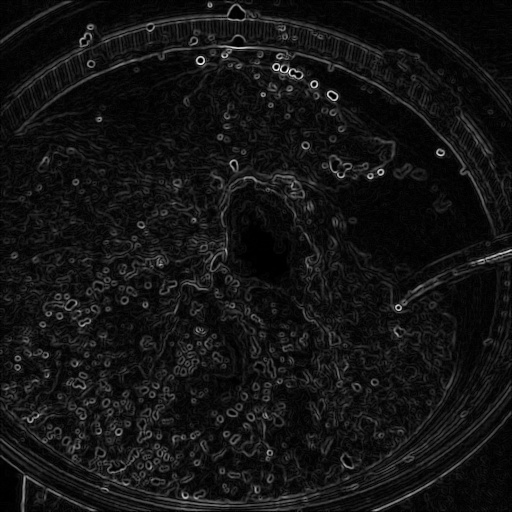
#> input picture output/cf/images/1004867.jpg, 512 x 512 px; its folder holds only this picture in this run
$ python main.py   (older library calls are emulated)
#> lines starting #> are read from the running program, lines starting #| are printed output that depends on the picture
### utils.py
import cv2
import numpy as np
import os

# --- DATA LOADER SECTION ---

def get_image_paths(source_dir, limit=None):
    """
    Retrieves image file paths from the source directory.
    If the directory contains subdirectories (classes), it picks classes
    and collects images from them up to the limit.
    """
    valid_extensions = ('.jpg', '.jpeg', '.png')
    image_paths = []

    if not os.path.exists(source_dir):
        print(f"Warning: Source directory '{source_dir}' does not exist.")
        return []

    # Get list of subdirectories (classes)
    subdirs = [f.path for f in os.scandir(source_dir) if f.is_dir()]

    # If no subdirs, treat source_dir as flat directory
    if not subdirs:
        scan_dirs = [source_dir]
    else:
        # Sort to ensure deterministic selection
        subdirs.sort()
        scan_dirs = subdirs
        # print(f"Found {len(scan_dirs)} food classes, loading images...")

    count = 0
    #Scans the directory (and subfolders) to collect image paths up to a specified limit.
    for folder in scan_dirs:
        for entry in os.scandir(folder):
            if entry.is_file() and entry.name.lower().endswith(valid_extensions):
                image_paths.append(entry.path)
                count += 1
                if limit and count >= limit:
                    return image_paths

    return image_paths

def load_image(path):
    """Loads an image from disk."""
    try:
        img = cv2.imread(path)
        if img is None:
            # print(f"Warning: Failed to load image at {path}")
            pass
        return img
    except Exception as e:
        print(f"Error loading {path}: {e}")
        return None

# [9 lines left out: function save_image, not called in this run]

def apply_grayscale(image):
    """Filter 1: Grayscale Conversion"""
    if len(image.shape) == 2:
        return image
    return cv2.cvtColor(image, cv2.COLOR_BGR2GRAY)

def apply_gaussian_blur(image):
    """Filter 2: Gaussian Blur (3x3 kernel)"""
    return cv2.GaussianBlur(image, (3, 3), 0)

def apply_sobel_edge_detection(image):
    """Filter 3: Sobel Edge Detection"""
    if len(image.shape) == 3:
        gray = cv2.cvtColor(image, cv2.COLOR_BGR2GRAY)
    else:
        gray = image

    sobelx = cv2.Sobel(gray, cv2.CV_64F, 1, 0, ksize=3)
    sobely = cv2.Sobel(gray, cv2.CV_64F, 0, 1, ksize=3)
    magnitude = np.sqrt(sobelx**2 + sobely**2)
    return cv2.normalize(magnitude, None, 0, 255, cv2.NORM_MINMAX, dtype=cv2.CV_8U)

def apply_sharpening(image):
    """Filter 4: Image Sharpening (Stronger)"""
    kernel = np.array([[-1, -1, -1], [-1, 9, -1], [-1, -1, -1]])
    return cv2.filter2D(image, -1, kernel)

def adjust_brightness(image, value=60):
    """Filter 5: Brightness Adjustment (+60)"""
    if len(image.shape) == 2:
         return cv2.add(image, value)

    hsv = cv2.cvtColor(image, cv2.COLOR_BGR2HSV)
    h, s, v = cv2.split(hsv)
    lim = 255 - value
    v[v > lim] = 255
    v[v <= lim] += value
    final_hsv = cv2.merge((h, s, v))
    return cv2.cvtColor(final_hsv, cv2.COLOR_HSV2BGR)

def process_pipeline(image):
    """Applies the full chain of 5 filters."""
    if image is None:
        return None

    # Pipeline sequence
    img = apply_gaussian_blur(image)
    img = adjust_brightness(img)
    img = apply_sharpening(img)
    img = apply_grayscale(img)
    final_result = apply_sobel_edge_detection(img)

    return final_result

# --- WORKER TASK SECTION ---

def worker_task(task_args):
    """
    Top-level function for processing a single image.
    Args: task_args (tuple): (input_path, output_folder, save_flag)
    """
    try:
        input_path, output_folder, save_flag = task_args

        # 1. Load
        image = load_image(input_path)
        if image is None:
            return (False, f"Failed to load {input_path}")

        # 2. Process
        processed_image = process_pipeline(image)

        # 3. Save (if flag is True)
        if save_flag:
            filename = os.path.basename(input_path)
            output_path = os.path.join(output_folder, filename)
            save_image(processed_image, output_path)

        return (True, f"Processed {os.path.basename(input_path)}")

    except Exception as e:
        # print(f"Error processing {task_args[0]}: {e}")
        return (False, str(e))

### method_mp.py
import multiprocessing
import utils

def run_multiprocessing(task_list, num_cores):
    """
    Executes tasks using the multiprocessing module (Process Pool).

    Args:
        task_list (list): List of task_args tuples.
        num_cores (int): Number of worker processes.
    """
    results = []

    # Create a Pool of workers
    with multiprocessing.Pool(processes=num_cores) as pool:
        # Map the tasks to the workers
        results = pool.map(utils.worker_task, task_list)

    return results

### method_cf.py
import concurrent.futures
import utils

def run(task_list, num_cores, mode='thread'):
    """
    Executes tasks using the concurrent.futures module.

    Args:
        task_list (list): List of task_args tuples.
        num_cores (int): Number of workers.
        mode (str): 'thread' for ThreadPoolExecutor, 'process' for ProcessPoolExecutor.
    """
    results = []

    if mode == 'process':
        Executor = concurrent.futures.ProcessPoolExecutor
    else:
        Executor = concurrent.futures.ThreadPoolExecutor

    # Run with selected executor
    with Executor(max_workers=num_cores) as executor:
        results = list(executor.map(utils.worker_task, task_list))

    return results

### main.py
import time
import multiprocessing
import os
import argparse
import numpy as np
import utils
import method_mp
import method_cf
import matplotlib.pyplot as plt
from collections import defaultdict

def run_benchmark_suite(IMAGE_COUNT, WORKER_COUNTS, RUNS_PER_CONFIG, GENERATE_PLOTS, SAVE_IMAGES):
#> called with IMAGE_COUNT = 50, RUNS_PER_CONFIG = 1, GENERATE_PLOTS = True, SAVE_IMAGES = False
    print("--- Starting Benchmark Suite ---")

    # 1. SETUP & DIRECTORIES
    INPUT_DIR = os.path.join("images")

    # Define Output Directories based on --save flag
    if SAVE_IMAGES:
        BASE_OUT = "output"
        MP_OUT = os.path.join(BASE_OUT, "mp", "images")
        CF_PROC_OUT = os.path.join(BASE_OUT, "cf_proc", "images")   # <--- Separate
        CF_THREAD_OUT = os.path.join(BASE_OUT, "cf_thread", "images")
        BENCH_OUT = os.path.join(BASE_OUT, "benchmark")

        # Create directories
        for folder in [MP_OUT, CF_PROC_OUT, CF_THREAD_OUT, BENCH_OUT]:
            os.makedirs(folder, exist_ok=True)

        print(f"Saving Enabled: Outputting to '{BASE_OUT}/'")
        plot_output_dir = BENCH_OUT  # Plots go to output/benchmark
    else:
        # Default behavior (No saving)
        MP_OUT = "outputs"
        CF_PROC_OUT = "outputs"   # <--- Dummy path
        CF_THREAD_OUT = "outputs"
        plot_output_dir = "plots" # Default plot folder
        if GENERATE_PLOTS:
            os.makedirs(plot_output_dir, exist_ok=True)

    # 2. LOAD IMAGES
    print(f"Loading {IMAGE_COUNT} images from {INPUT_DIR}...")
    all_image_paths = utils.get_image_paths(INPUT_DIR, limit=IMAGE_COUNT)

    if len(all_image_paths) < IMAGE_COUNT:
        print(f"Warning: Only found {len(all_image_paths)} images. Adjusting limit.")
        IMAGE_COUNT = len(all_image_paths)

    # Slice paths
    current_paths = all_image_paths[:IMAGE_COUNT]

    # --- CREATE SEPARATE TASK LISTS ---
    mp_tasks = [(p, MP_OUT, SAVE_IMAGES) for p in current_paths]
    cf_proc_tasks = [(p, CF_PROC_OUT, SAVE_IMAGES) for p in current_paths]     # <--- New List
    cf_thread_tasks = [(p, CF_THREAD_OUT, SAVE_IMAGES) for p in current_paths] # <--- New List

    print(f"Configuration:")
    print(f"  Images:       {IMAGE_COUNT}")
    print(f"  Worker Counts: {WORKER_COUNTS}")
    print(f"  Runs/Config:  {RUNS_PER_CONFIG}")
    print(f"  Save Images:  {'Yes' if SAVE_IMAGES else 'No'}")
    print(f"  Plots:        {'Yes' if GENERATE_PLOTS else 'No'}")
    print("-" * 60)

    # 3. EXECUTION LOOP
    raw_results = defaultdict(lambda: defaultdict(list))
    avg_data = defaultdict(dict)
    methods = ['MP', 'CF_Proc', 'CF_Thread']

    # --- Iterate over runs ---
    for run_idx in range(1, RUNS_PER_CONFIG + 1):
        print(f"\n>>> Iteration {run_idx}")
        # Header Format
        print(f"{'Workers':<10} | {'Method':<12} | {'Time (s)':<10}")
        print("-" * 40)

        for workers in WORKER_COUNTS:
            worker_label = "Serial" if workers == 1 else str(workers)

            # --- EXECUTE ALL 3 METHODS ---

            # 1. Multiprocessing
            start = time.time()
            method_mp.run_multiprocessing(mp_tasks, workers)  # Correct
            dur_mp = time.time() - start
            raw_results[workers]["MP"].append(dur_mp)

            # 2. CF Process
            start = time.time()
            # CHANGE: Use 'cf_proc_tasks'
            method_cf.run(cf_proc_tasks, workers, mode='process')
            dur_proc = time.time() - start
            raw_results[workers]["CF_Proc"].append(dur_proc)

            # 3. CF Thread
            start = time.time()
            # CHANGE: Use 'cf_thread_tasks'
            method_cf.run(cf_thread_tasks, workers, mode='thread')
            dur_thread = time.time() - start
            raw_results[workers]["CF_Thread"].append(dur_thread)

            # --- PRINT VISUAL BLOCK ---
            print(f"{'':<10} | {'MP':<12} | {dur_mp:<10.4f}")
            print(f"{worker_label:<10} | {'CF_Proc':<12} | {dur_proc:<10.4f}")
            print(f"{'':<10} | {'CF_Thread':<12} | {dur_thread:<10.4f}")
            print("-" * 40)
#> this loop made 1 pass
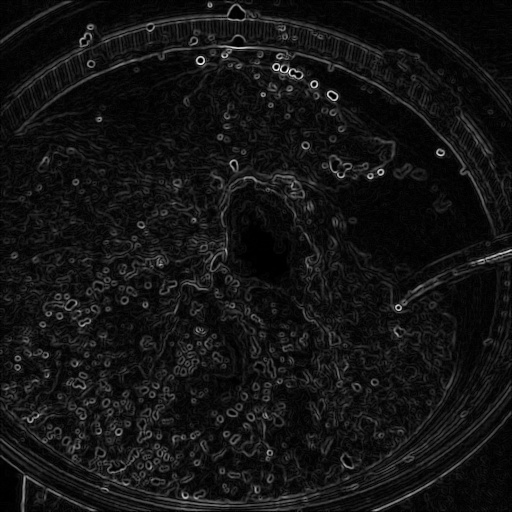
#> input picture output/cf/images/1004867.jpg, 512 x 512 px

    # 4. CALCULATE AVERAGES
    for workers, worker_methods in raw_results.items():
        for method, times in worker_methods.items():
            avg = sum(times) / len(times)
            avg_data[method][workers] = avg

    # 5. PRINT SUMMARY & SAVE PLOTS
    save_and_print_results(WORKER_COUNTS, RUNS_PER_CONFIG, raw_results, avg_data, methods)

    if GENERATE_PLOTS:
        generate_plots(IMAGE_COUNT, WORKER_COUNTS, avg_data, plot_output_dir)

def save_and_print_results(WORKER_COUNTS, RUNS_PER_CONFIG, raw_results, avg_data, methods):
#> called with RUNS_PER_CONFIG = 1
    COL_WIDTH = 12
    print("\n" + "=" * 65)
    print("DETAILED PERFORMANCE ANALYSIS (Per Worker, Per Paradigm)")
    print("=" * 65)

    for workers in sorted(WORKER_COUNTS):
        worker_label = "Serial" if workers == 1 else str(workers)
        print(f"\n--- Worker Count: {worker_label} ---")
        print("-" * 50)

        # Header
        header = f"{'Run':<8}"
        for method in methods:
            header += f"{method:<{COL_WIDTH}}"
        print(header)
        print("-" * 50)

        # Runs
        for run_idx in range(RUNS_PER_CONFIG):
            row = f"{'Run' + str(run_idx + 1):<8}"
            for method in methods:
                time_val = raw_results[workers][method][run_idx]
                row += f"{time_val:<{COL_WIDTH}.4f}"
            print(row)

        print("-" * 50)
        # Average
        avg_row = f"{'Average':<8}"
        for method in methods:
            avg_time = avg_data[method][workers]
            avg_row += f"{avg_time:<{COL_WIDTH}.4f}"
        print(avg_row)

        # Speedup
        speedup_row = f"{'Speedup':<8}"
        for method in methods:
            t1 = avg_data[method][1] # Serial
            tn = avg_data[method][workers] # Parallel
            speedup = (t1 / tn) if workers != 1 else 1.0
            speedup_row += f"{speedup:<{COL_WIDTH}.4f}"
        print(speedup_row)

        # Efficiency
        eff_row = f"{'Eff(%)':<8}"
        for method in methods:
            t1 = avg_data[method][1] # Serial
            tn = avg_data[method][workers] # Parallel
            speedup = (t1 / tn) if workers != 1 else 1.0
            efficiency = (speedup / workers) * 100 if workers != 1 else 100.0
            eff_row += f"{efficiency:<{COL_WIDTH}.2f}"
        print(eff_row)

        print("-" * 50)

        # --- DETERMINE BEST METHOD ---
        # Logic: Find the method with the minimum average time for this worker count
        candidates = [(m, avg_data[m][workers]) for m in methods]
        best_method, best_time = min(candidates, key=lambda x: x[1])

        print(f"{'Best:':<8}{best_method}")
        print("-" * 50)

def generate_plots(IMAGE_COUNT, WORKER_COUNTS, avg_data, output_dir):
#> called with IMAGE_COUNT = 1, output_dir = 'plots'
    print(f"\nGenerating 3 Analysis Plots in '{output_dir}/'...")

    colors = {'MP': 'blue', 'CF_Proc': 'orange', 'CF_Thread': 'green'}
    labels = {'MP': 'Multiprocessing', 'CF_Proc': 'CF (Process)', 'CF_Thread': 'CF (Thread)'}

    # PLOT 1: Execution Time
    plt.figure(figsize=(10, 6))
    for method in ['MP', 'CF_Proc', 'CF_Thread']:
        workers_list = sorted(avg_data[method].keys())
        times_list = [avg_data[method][w] for w in workers_list]
        plt.plot(workers_list, times_list, marker='o', label=labels[method], color=colors[method], linewidth=2)

    plt.title(f'Execution Time vs Workers ({IMAGE_COUNT} Images)', fontsize=14, fontweight='bold')
    plt.xlabel('Number of Workers', fontsize=12)
    plt.ylabel('Time (s)', fontsize=12)
    plt.xticks(WORKER_COUNTS)
    plt.legend()
    plt.grid(alpha=0.3)
    plt.savefig(os.path.join(output_dir, "plot_time_vs_workers.png"), dpi=300)
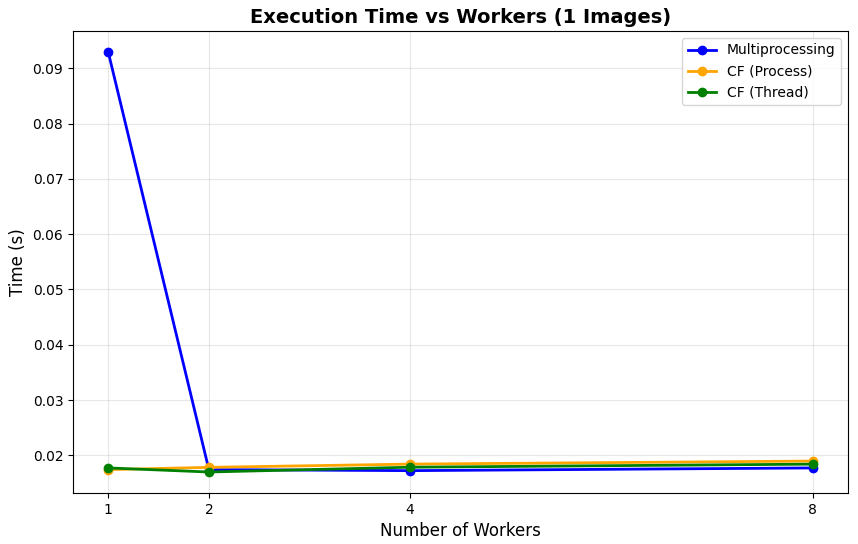
#> figure drawn by matplotlib, 1 panel
    plt.close()

    # PLOT 2: Speedup
    plt.figure(figsize=(10, 6))
    for method in ['MP', 'CF_Proc', 'CF_Thread']:
        workers_list = sorted(avg_data[method].keys())
        t_1 = avg_data[method][1]
        speedups = [t_1 / avg_data[method][w] for w in workers_list]
        plt.plot(workers_list, speedups, marker='o', label=labels[method], color=colors[method], linewidth=2)

    plt.plot([1, max(WORKER_COUNTS)], [1, max(WORKER_COUNTS)], 'k--', label='Ideal Linear', alpha=0.6)
    plt.title(f'Speedup vs Workers ({IMAGE_COUNT} Images)', fontsize=14, fontweight='bold')
    plt.xlabel('Number of Workers', fontsize=12)
    plt.ylabel('Speedup Factor', fontsize=12)
    plt.legend()
    plt.grid(alpha=0.3)
    plt.xticks(WORKER_COUNTS)
    plt.savefig(os.path.join(output_dir, "plot_speedup.png"), dpi=300)
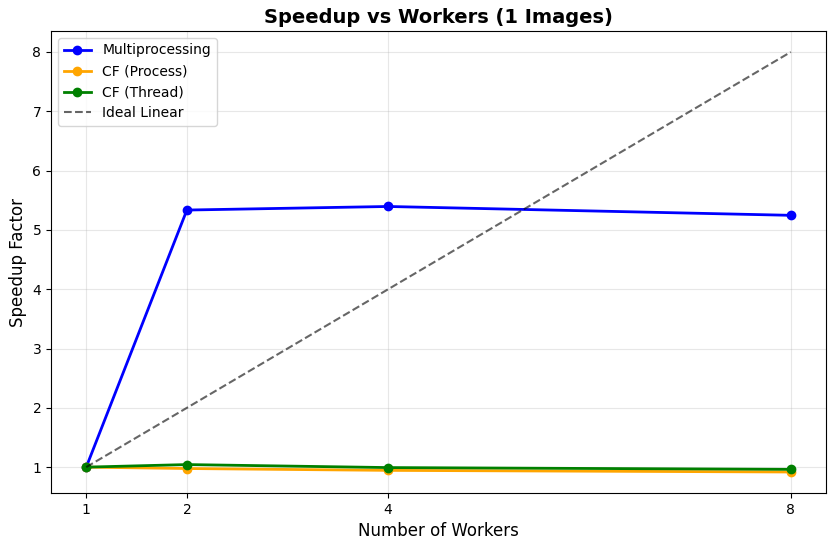
#> figure drawn by matplotlib, 1 panel
    plt.close()

    # PLOT 3: Efficiency
    plt.figure(figsize=(10, 6))
    for method in ['MP', 'CF_Proc', 'CF_Thread']:
        workers_list = sorted(avg_data[method].keys())
        t_1 = avg_data[method][1]
        effs = []
        for w in workers_list:
            speedup = t_1 / avg_data[method][w]
            val = (speedup/w)*100 if w!=1 else 100.0
            effs.append(val)
        plt.plot(workers_list, effs, marker='o', label=labels[method], color=colors[method], linewidth=2)

    plt.axhline(y=100, color='k', linestyle='--', label='Ideal', alpha=0.6)
    plt.title(f'Efficiency vs Workers ({IMAGE_COUNT} Images)', fontsize=14, fontweight='bold')
    plt.xlabel('Number of Workers', fontsize=12)
    plt.ylabel('Efficiency (%)', fontsize=12)
    plt.xticks(WORKER_COUNTS)
    plt.legend()
    plt.grid(alpha=0.3)
    plt.ylim(0, 120)
    plt.savefig(os.path.join(output_dir, "plot_efficiency.png"), dpi=300)
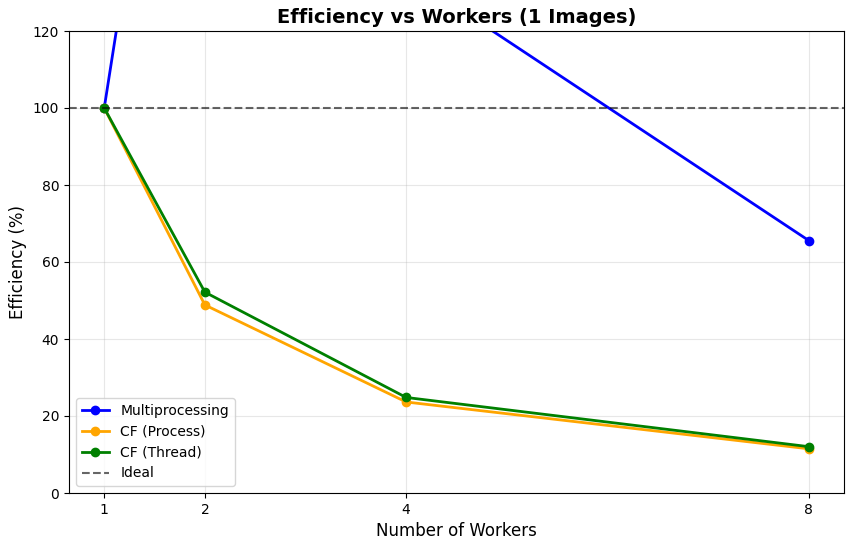
#> figure drawn by matplotlib, 1 panel
    plt.close()

    print("Plots saved successfully.")

def parse_arguments():
    """
    Command-Line Interface: Configures runtime parameters.

    Responsibilities:
    1. Parameterization: Allows customization of image count, worker counts, and run iterations.
    2. Feature Toggles: Handles flags for saving output images and generating visual reports.
    """
    parser = argparse.ArgumentParser(description='Parallel Image Processing Benchmark')

    parser.add_argument('--count', type=int, default=50, help='Number of images')
    parser.add_argument('--workers', type=int, nargs='+', default=[1, 2, 4, 8], help='Worker counts')
    parser.add_argument('--runs', type=int, default=1, help='Runs per configuration')
    parser.add_argument('--multi-run', action='store_true', help='Deprecated: Multirun is now automatic if runs > 1')
    parser.add_argument('--plots', action='store_true', default=True, help='Generate plots')
    parser.add_argument('--no-plots', action='store_true', help='Disable plots')

    # NEW ARGUMENT
    parser.add_argument('--save', action='store_true', default=False, help='Save processed images to /output folder')

    args = parser.parse_args()
    if args.no_plots: args.plots = False
    return args

if __name__ == "__main__":
    multiprocessing.freeze_support()
    args = parse_arguments()

    run_benchmark_suite(
        IMAGE_COUNT=args.count,
        WORKER_COUNTS=args.workers,
        RUNS_PER_CONFIG=args.runs,
        GENERATE_PLOTS=args.plots,
        SAVE_IMAGES=args.save
    )

$ run again, on output/cf/images/1027623.jpg
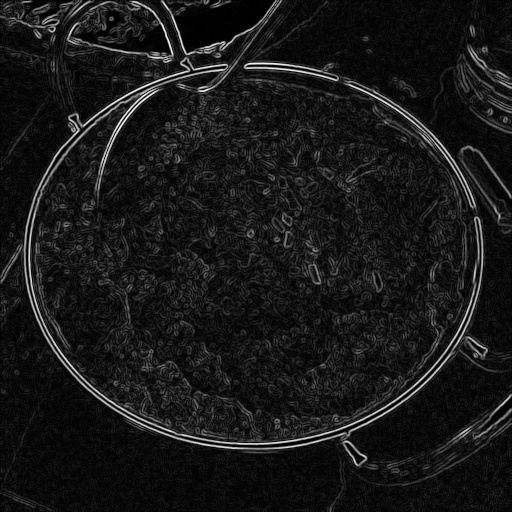
#> input picture output/cf/images/1027623.jpg, 512 x 512 px
#> the loop in run_benchmark_suite, `for run_idx in range(1, RUNS_PER_CONFIG + 1):` made 1 pass
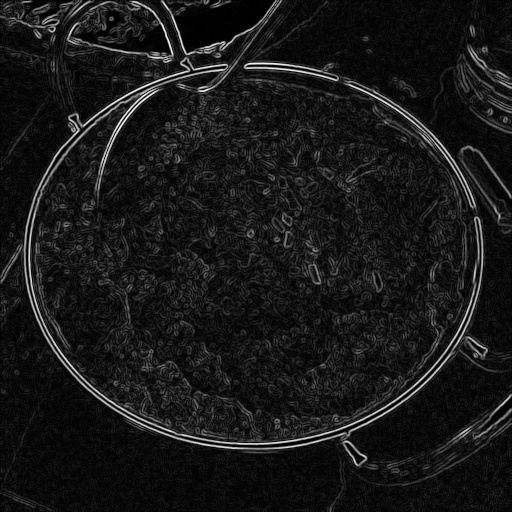
#> input picture output/cf/images/1027623.jpg, 512 x 512 px
#> in generate_plots, `plt.savefig(os.path.join(output_dir, "plot_speedup.png"), dpi=300)`:
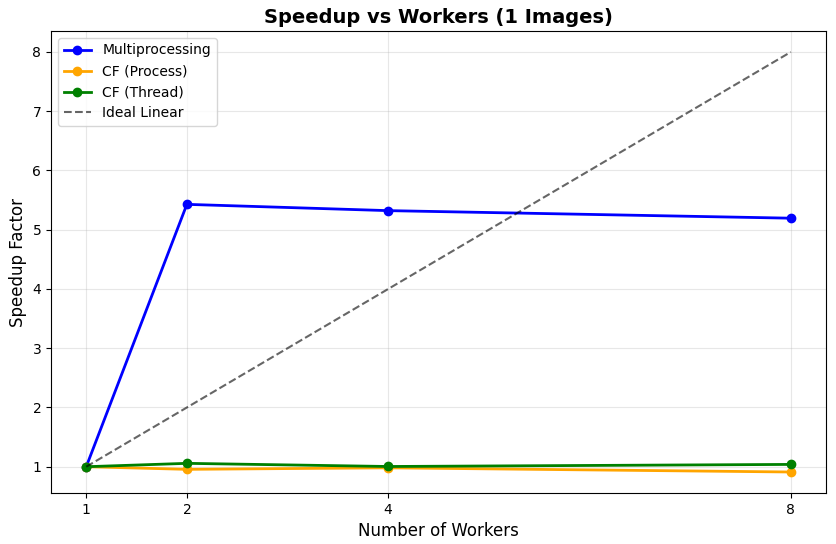
#> figure drawn by matplotlib, 1 panel
#> in generate_plots, `plt.savefig(os.path.join(output_dir, "plot_efficiency.png"), dpi=300)`:
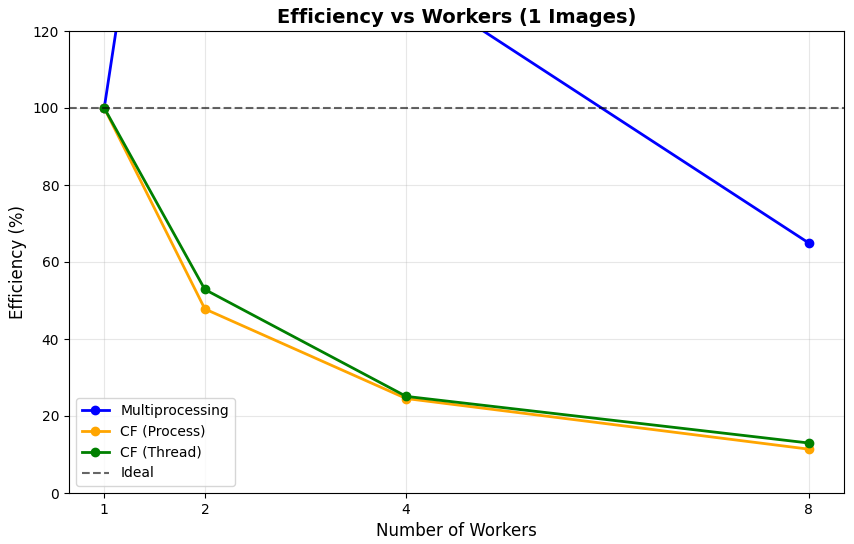
#> figure drawn by matplotlib, 1 panel
